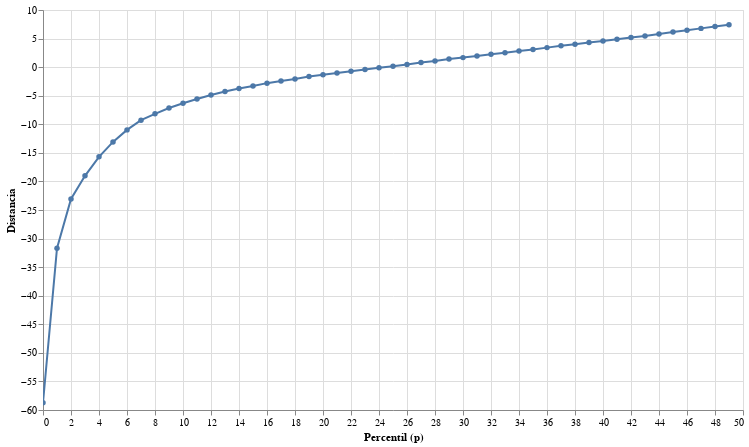

This figure's notebook cell:
### Code cell
outliers(df_drop,'duration_diff',range(0,50),100)

### Figure 1 — Vega-Lite specification as saved in the notebook (floating-point values rounded to 4 significant figures)
{"config": {"view": {"continuousWidth": 300, "continuousHeight": 300}}, "data": {"name": "data-f1a2a400801ca84824d3df456634661a"}, "mark": {"type": "line", "point": true}, "encoding": {"tooltip": [{"field": "p", "format": ".1f", "title": "p", "type": "quantitative"}, {"field": "valor", "format": ".2f", "title": "distancia", "type": "quantitative"}], "x": {"field": "p", "title": "Percentil (p)", "type": "quantitative"}, "y": {"field": "valor", "title": "Distancia", "type": "quantitative"}}, "height": 400, "params": [{"name": "param_23", "select": {"type": "interval", "encodings": ["x", "y"]}, "bind": "scales"}], "width": 700, "$schema": "https://vega.github.io/schema/vega-lite/v5.20.1.json", "datasets": {"data-f1a2a400801ca84824d3df456634661a": [{"p": 0.0, "valor": -58.73}, {"p": 1.0, "valor": -31.69}, {"p": 2.0, "valor": -23.08}, {"p": 3.0, "valor": -19.02}, {"p": 4.0, "valor": -15.7}, {"p": 5.0, "valor": -13.09}, {"p": 6.0, "valor": -10.98}, {"p": 7.0, "valor": -9.283}, {"p": 8.0, "valor": -8.17}, {"p": 9.0, "valor": -7.15}, {"p": 10.0, "valor": -6.317}, {"p": 11.0, "valor": -5.583}, {"p": 12.0, "valor": -4.883}, {"p": 13.0, "valor": -4.25}, {"p": 14.0, "valor": -3.733}, {"p": 15.0, "valor": -3.3}, {"p": 16.0, "valor": -2.8}, {"p": 17.0, "valor": -2.434}, {"p": 18.0, "valor": -2.067}, {"p": 19.0, "valor": -1.65}, {"p": 20.0, "valor": -1.317}, {"p": 21.0, "valor": -1.028}, {"p": 22.0, "valor": -0.7}, {"p": 23.0, "valor": -0.4}, {"p": 24.0, "valor": -0.11}, {"p": 25.0, "valor": 0.1667}, {"p": 26.0, "valor": 0.4517}, {"p": 27.0, "valor": 0.8}, {"p": 28.0, "valor": 1.083}, {"p": 29.0, "valor": 1.417}, {"p": 30.0, "valor": 1.667}, {"p": 31.0, "valor": 1.967}, {"p": 32.0, "valor": 2.267}, {"p": 33.0, "valor": 2.533}, {"p": 34.0, "valor": 2.817}, {"p": 35.0, "valor": 3.1}, {"p": 36.0, "valor": 3.417}, {"p": 37.0, "valor": 3.733}, {"p": 38.0, "valor": 4.017}, {"p": 39.0, "valor": 4.3}, {"p": 40.0, "valor": 4.583}, {"p": 41.0, "valor": 4.9}, {"p": 42.0, "valor": 5.183}, {"p": 43.0, "valor": 5.468}, {"p": 44.0, "valor": 5.817}, {"p": 45.0, "valor": 6.167}, {"p": 46.0, "valor": 6.45}, {"p": 47.0, "valor": 6.783}, {"p": 48.0, "valor": 7.117}, {"p": 49.0, "valor": 7.4}]}}
